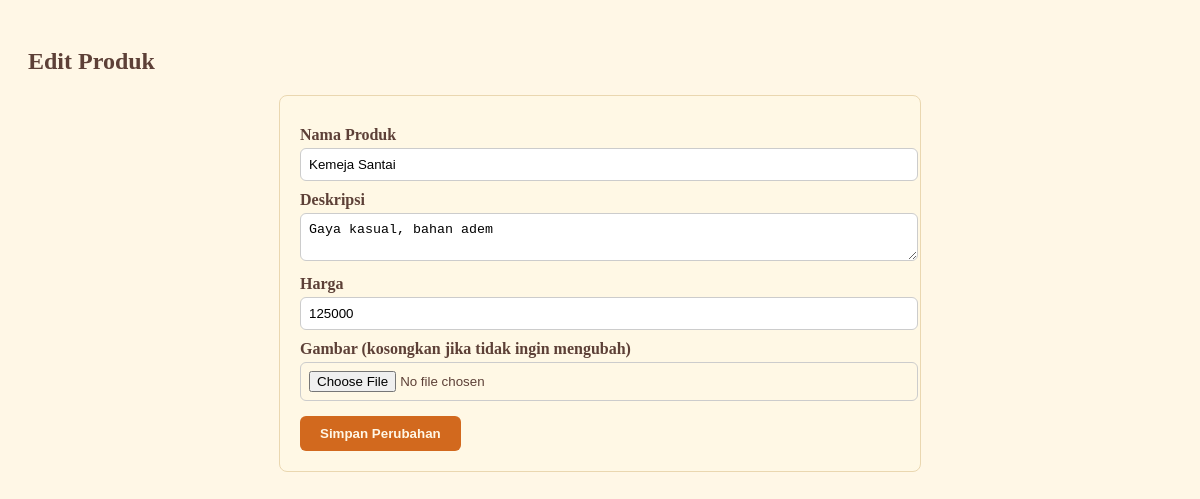
The page /edit_produk.php?id=2 on the database its author committed.
### tables this page shows
CREATE TABLE `produk` (
  `id` int(11) NOT NULL,
  `nama_produk` varchar(100) NOT NULL,
  `deskripsi` text NOT NULL,
  `harga` int(11) NOT NULL,
  `gambar` varchar(255) DEFAULT NULL
);

### edit_produk.php (the view, shortened to what this page needs)
<?php
include 'koneksi.php';
$id = $_GET['id'];
$result = $conn->query("SELECT * FROM produk WHERE id=$id");
$produk = $result->fetch_assoc();
?>
<!DOCTYPE html>
<html lang="id">
<head>
</head>
<body>
<h2>Edit Produk</h2>
<form action="update_produk.php" method="POST" enctype="multipart/form-data">
  <label>Nama Produk</label>
  <input type="text" name="nama_produk" value="<?php echo $produk['nama_produk']; ?>" required>
  <label>Deskripsi</label>
  <textarea name="deskripsi" required><?php echo $produk['deskripsi']; ?></textarea>
  <label>Harga</label>
  <input type="number" name="harga" value="<?php echo $produk['harga']; ?>" required>
  <label>Gambar (kosongkan jika tidak ingin mengubah)</label>
  <input type="file" name="gambar">
  <button type="submit">Simpan Perubahan</button>
</form>
</body>
</html>

### edit_produk.php (style rules this page uses)
body { font-family:Verdana; background:#FFF7E6; color:#5D4037; padding:20px; }
form { background:#FFF8E5; padding:20px; border:1px solid #EAD7B0; border-radius:8px; max-width:600px; margin:auto; }
label { display:block; margin-top:10px; font-weight:bold; }
input, textarea { width:100%; padding:8px; margin-top:4px; border:1px solid #CCC; border-radius:6px; }
button { margin-top:15px; padding:10px 20px; background:#D2691E; color:#FFF7E6; border:none; border-radius:6px; cursor:pointer; font-weight:bold; }

### rows shown on the page
produk: nama_produk "Kemeja Santai", deskripsi "Gaya kasual, bahan adem", harga "125000"
